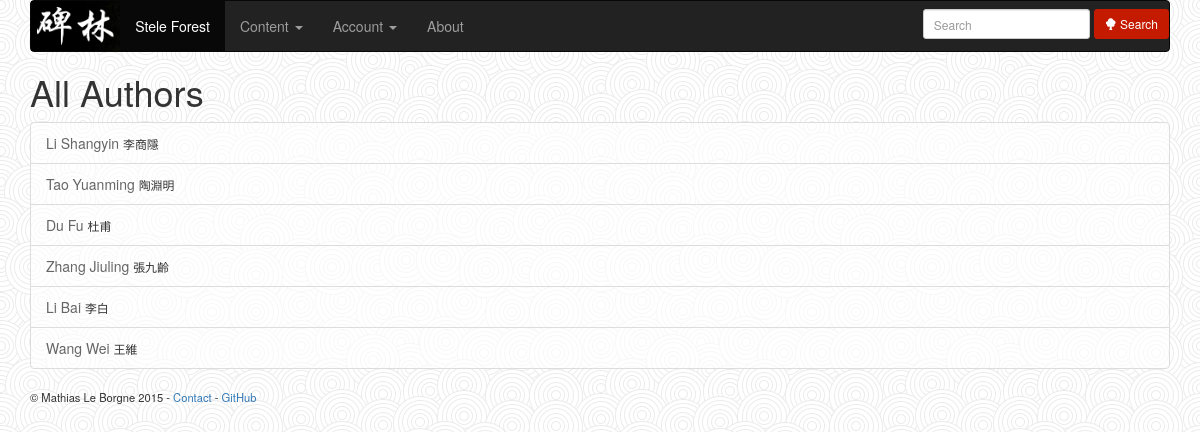
The page /authors (signed in) on the database its author committed.
### texts/models.py (models this page shows, shortened)
class Author(models.Model):
    name_chinese = models.CharField(max_length=42)
    name_pinyin = models.CharField(max_length=42)
    year_birth = models.CharField(null=True, max_length=100)
    year_death = models.CharField(null=True, max_length=100)
    biography = models.TextField(null=True)

### texts/views.py (the view)
# urls.py: url(r'^authors$', AuthorList.as_view(), name='authors'),
class AuthorList(ListView):
    model = Author
    context_object_name = "authors"
    template_name = make_template_name("authors")

### texts/templates/texts/authors.html (shortened to what this page needs)
{% extends "base.html" %}
{% block content %}
<h1>All Authors</h1>
<ul class="list-group">
{% for author in authors %}
  <li class="list-group-item">
    <a href="{% url "author_page" author.id %}">{{ author.name_pinyin }}</a>
    <small>{{ author.name_chinese }}</small>
  </li>
{% empty %}
    <p>No author to display</p>
{% endfor %}
</ul>
{% endblock %}

### static/css/texts_style.css (style rules this page uses)
body { background-image: url(../img/swirl_pattern.jpg); }
.panel, .list-group-item { background-color: rgba(255, 255, 255, 0.65); }
.list-group-item a, .panel > .panel-heading a { color: #666666; }

### rows shown on the page
Author: name_pinyin "Li Shangyin", name_chinese "李商隱"
Author: name_pinyin "Tao Yuanming", name_chinese "陶淵明"
Author: name_pinyin "Du Fu", name_chinese "杜甫"
Author: name_pinyin "Zhang Jiuling", name_chinese "張九齡"
Author: name_pinyin "Li Bai", name_chinese "李白"
Author: name_pinyin "Wang Wei", name_chinese "王維"
